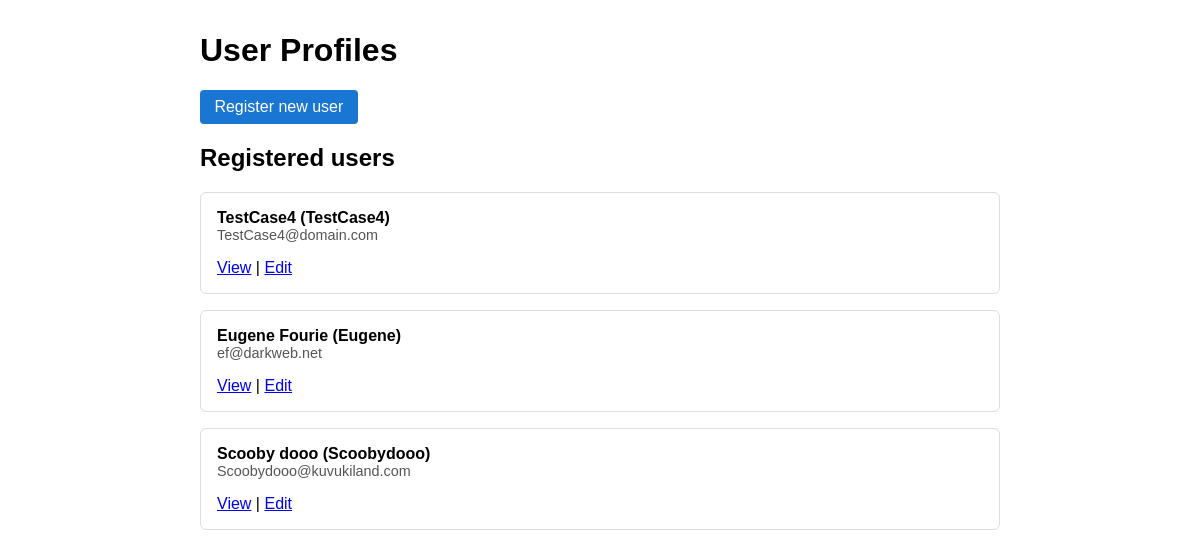
Before: / with the older database file.
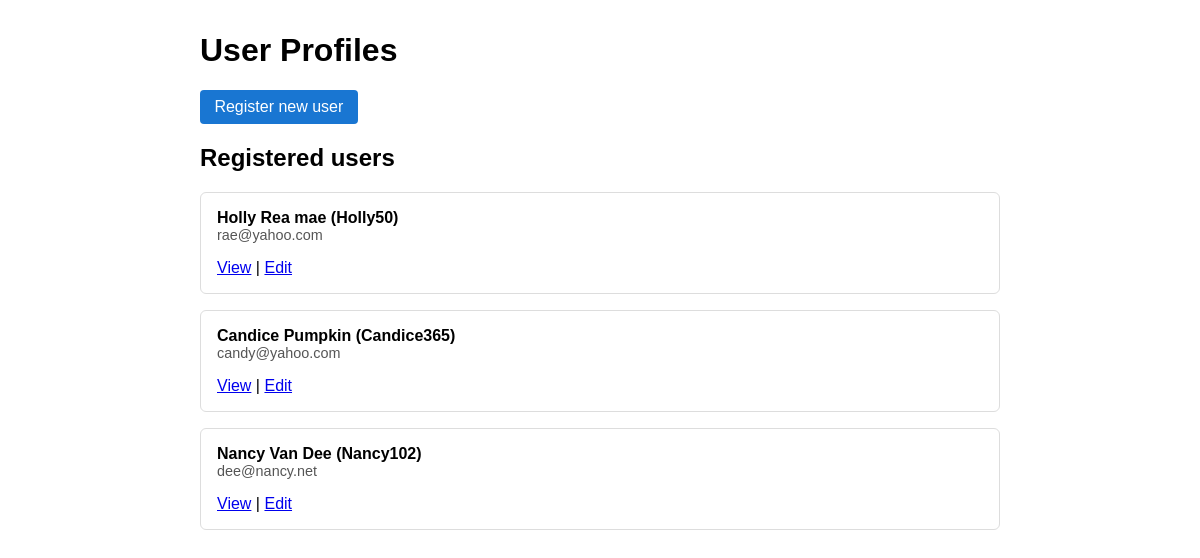
After: the same page with the newer database file.
### tables this page shows
CREATE TABLE users (
    id INTEGER PRIMARY KEY AUTOINCREMENT,
    username TEXT NOT NULL UNIQUE,
    full_name TEXT NOT NULL,
    email TEXT NOT NULL UNIQUE,
    age INTEGER,
    bio TEXT
);

### app/routes.py (the view)
@bp.route('/')
def index():
    db = get_db_connection(current_app.config['DATABASE'])
    users = db.execute('SELECT id, username, full_name, email FROM users ORDER BY id DESC').fetchall()
    db.close()
    return render_template('index.html', users=users)

### app/db.py (called while the page is built)
def get_db_connection(db_path: str):
    conn = sqlite3.connect(db_path)
    conn.row_factory = sqlite3.Row
    return conn

### app/templates/index.html
{% extends 'base.html' %}
{% block content %}
  <div class="actions">
    <a class="btn" href="{{ url_for('main.register') }}">Register new user</a>
  </div>
  <h2>Registered users</h2>
  {% if users %}
    {% for u in users %}
      <div class="card">
        <strong>{{ u['full_name'] }} ({{ u['username'] }})</strong>
        <div class="small">{{ u['email'] }}</div>
        <div class="actions">
          <a href="{{ url_for('main.profile', user_id=u['id']) }}">View</a> |
          <a href="{{ url_for('main.update', user_id=u['id']) }}">Edit</a>
        </div>
      </div>
    {% endfor %}
  {% else %}
    <p>No users yet. Be the first to register.</p>
  {% endif %}
{% endblock %}

### app/templates/base.html (shortened to what this page needs)
<!doctype html>
<html lang="en">
<head>
  <link rel="stylesheet" href="/static/style.css">
</head>
<body>
  <div class="container">
    <h1>User Profiles</h1>
    {% block content %}{% endblock %}
  </div>
</body>
</html>

### app/static/style.css (style rules this page uses)
body { font-family:Arial,Helvetica,sans-serif;margin:2rem }
.container { max-width:800px;margin:auto }
.card { border:1px solid #ddd;padding:1rem;border-radius:6px;margin-bottom:1rem }
.small { font-size:0.9rem;color:#555 }
.actions { margin-top:1rem }
.btn { display:inline-block;padding:0.5rem 1rem;border-radius:4px;text-decoration:none;background:#1976d2;color:white }
.btn { cursor:pointer;border:none;padding:0.5rem 0.9rem;border-radius:4px }

Changed rows visible on the page:
removed users: full_name "TestCase4", username "TestCase4", email "TestCase4@domain.com"
removed users: full_name "Scooby dooo", username "Scoobydooo", email "Scoobydooo@kuvukiland.com"
added users: full_name "Holly Rea mae", username "Holly50", email "rae@yahoo.com"
added users: full_name "Candice Pumpkin", username "Candice365", email "candy@yahoo.com"
changed users: full_name "Eugene Fourie" → "Nancy Van Dee"; username "Eugene" → "Nancy102"; email "ef@darkweb.net" → "dee@nancy.net"
